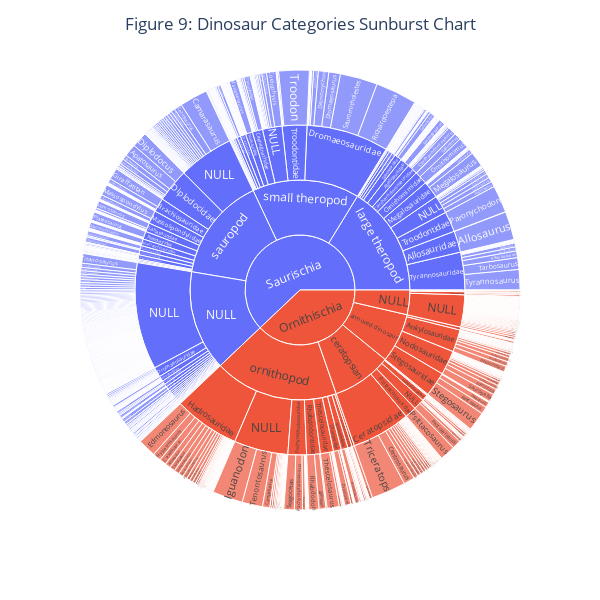

This figure's notebook cell:
### Code cell
import plotly.express as px
# Create a sunburst chart
fig = px.sunburst(dinosaurs, path=['class', 'type', 'family','name'])
fig.update_layout(
    width=600,  
    height=600,
        title_text='Figure 9: Dinosaur Categories Sunburst Chart',
        title_x=0.5 
)
fig.show()

### Figure 1 — Plotly figure (JSON) as saved in the notebook; plotly's stock layout.template omitted (floating-point values rounded to 4 significant figures; data arrays with more than 128 entries replaced by an {"elided": "..."} marker saying what was removed)
{"data": [{"branchvalues": "total", "domain": {"x": [0, 1], "y": [0, 1]}, "hovertemplate": "labels=%{label}<br>count=%{value}<br>parent=%{parent}<br>id=%{id}<extra></extra>", "ids": {"elided": "1143 str values"}, "labels": {"elided": "1143 str values"}, "name": "", "parents": {"elided": "1143 str values"}, "type": "sunburst", "values": {"elided": "1143 int values"}}], "layout": {"height": 600, "legend": {"tracegroupgap": 0}, "margin": {"t": 60}, "title": {"text": "Figure 9: Dinosaur Categories Sunburst Chart", "x": 0.5}, "width": 600}}
